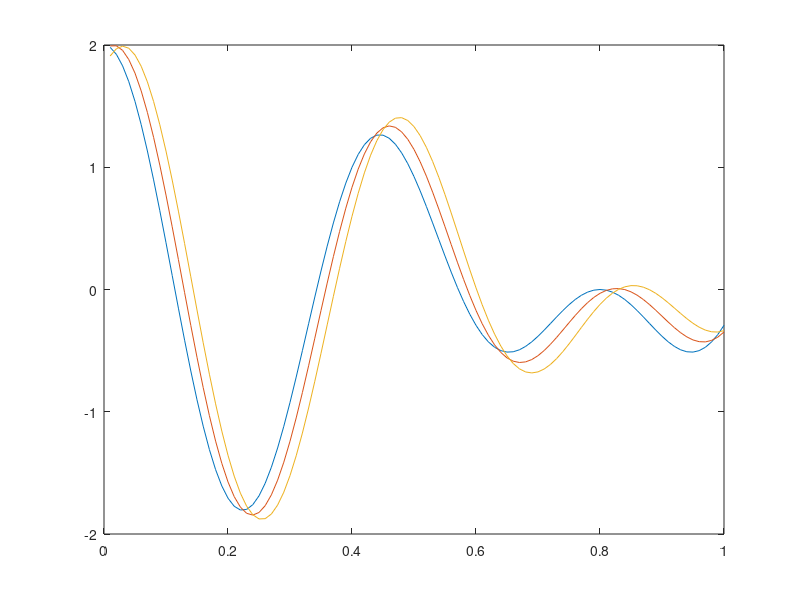
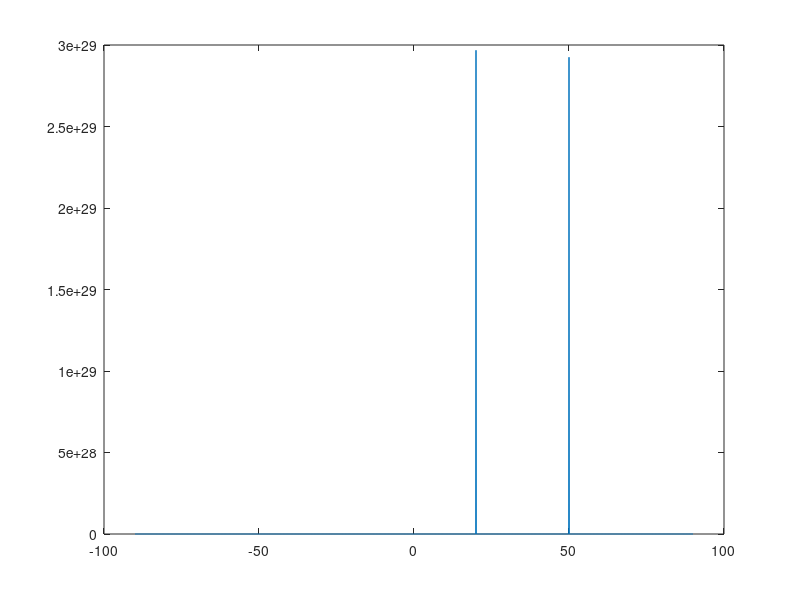

Reproduce these figures in MATLAB, in order.
%
doas = [50 20]; %directional of arrival of both signals in degrees

c = 343;        %speed of sound
N = 3;          %number of microphones
K = 100;        %signal size in samples
d = 20;         %distance between microphones in meters
noise_w = 0;    %noise presence (between 0 and 1)
freq = 2.5;     %base frequency for signal 1

t = (1:K)/K;    %time vector (1 second)
r = length(doas); %number of signals in signal sub-space

%steering vectors
steer = exp(-i*2*pi*(d/c)*(0:N-1)'*sin(doas*pi/180));

%original signals
s1 = exp(j*(2*pi*freq*t));
s2 = exp(j*(2*pi*0.75*freq*t));

sig = [s1; s2];

%noise (uncorrelated)
noise = sqrt(noise_w/2)*(randn(N,K)+i*randn(N,K));

%data matrix
X = steer*sig+noise;

%covariance matrix
R = X*X'/K;

%eigendecomposicion of covariance matrix
% Q: vectors
% D: values
[Q,D] = eig(R);

%sorting eigenvalues
[D,I] = sort(diag(D),1,'descend');

%sorting eigenvectors
Q = Q(:,I);

%getting signal eigenvectors
Qs = Q(:,1:r);   %this could be done without knowing r

%getting noise eigenvectors
Qn = Q(:,r+1:N);


%%% MUSIC
%define angles to look for orthogonality
angles = -90:0.1:90;

%compute steering vectors corresponding to values in angles
a1 = exp(-i*2*pi*(d/c)*(0:N-1)'*sin(angles*pi/180));

%compute MUSIC spectrum
for k=1:length(angles)
	music_spectrum(k)=(a1(:,k)'*a1(:,k))/(a1(:,k)'*Qn*Qn'*a1(:,k));
end

figure(1)
plot(t,X)

figure(2)
plot(angles,abs(music_spectrum))
